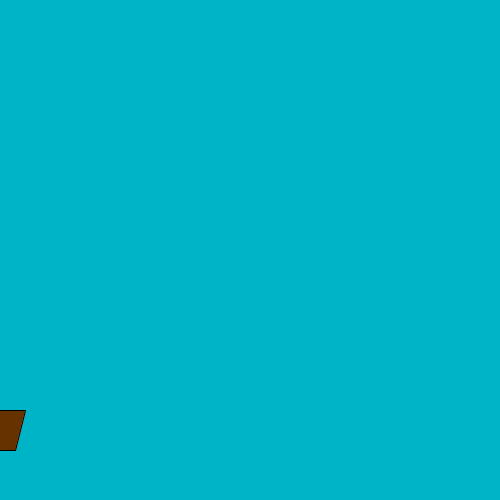
Frame 1 (no input)
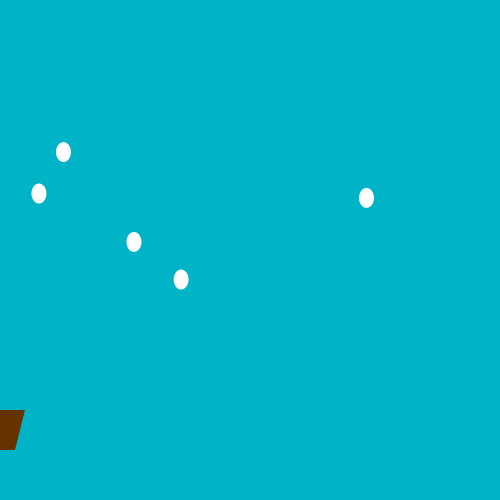
Frame 60 (the mouse pressed at the canvas centre just before this capture)
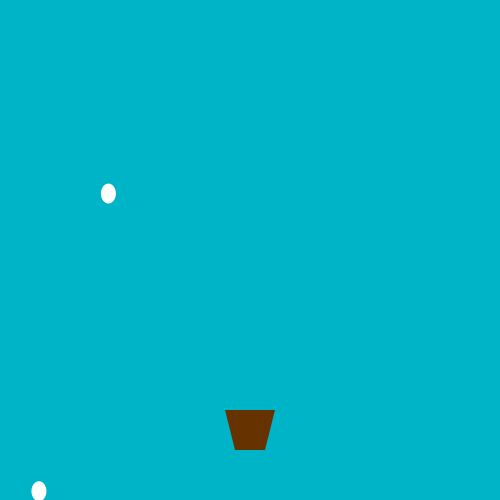
Frame 120 (the mouse held since frame 60 and released just before this capture)

The Processing sketch that drew these frames (run headless with seeded random() and noise(); from frame 60 on, the mouse is pressed at the canvas centre):

// Processing sketch: es1
// ── es1.pde
ArrayList<Egg> eggs;
Bucket b;
void setup(){
  size(500, 500);
  frameRate(60);
  
  eggs = new ArrayList<Egg>();
  b = new Bucket();
}

void draw(){
  background(0, 180, 200);
  
  b.run();
  if(random(0, 100) < 5){
    eggs.add(new Egg());
  }
  //faccio partire le nostre nuova e se sono dentro il cestino scompaiono dalla videata settando il loro stato su false
  for(Egg e:eggs){
    e.run();
    b.checkDist(e);
  }
}

void keyPressed(){
  if(key == 'r'){
    setup();
  }
}

// ── Bucket.pde
class Bucket{
  float posx = 250, posy = height-50, h = 40, bmin = 30, bmag = 50;
  color c = color(102, 51, 0);
  
  Bucket(){
    
  }
  
  void display(){
    fill(c);
    quad(mouseX-(bmin/2), posy, mouseX+(bmin/2), posy, mouseX+(bmag/2), posy-h, mouseX-(bmag/2), posy-h);
  }
  
  void run(){
    display();
  }
  //controllo la distanza fra il cesto e l'uovo se è dentro il cesto l'uovo scompare
  void checkDist(Egg g){
    if(dist(mouseX+25, posy-5, g.posx, g.posy) <= h){
      g.state = false;
    }
  }
}

// ── egg.pde
class Egg{
  float posx = random(25, width-25), posy = 0, sy = random(4, 8);
  color c = color(255);
  boolean state = true;
  Egg(){
  }
  
  void display(){
    noStroke();
    fill(c);
    ellipseMode(CENTER);
    ellipse(posx, posy, 15, 20);
  }
  
  void move(){
    posy+=sy;
  }
  //se lo stato è attivo l'uovo si vedrà e si muoverà viceversa no
  void run(){
    if(state){
      display();
      move();
    }
  }
}
